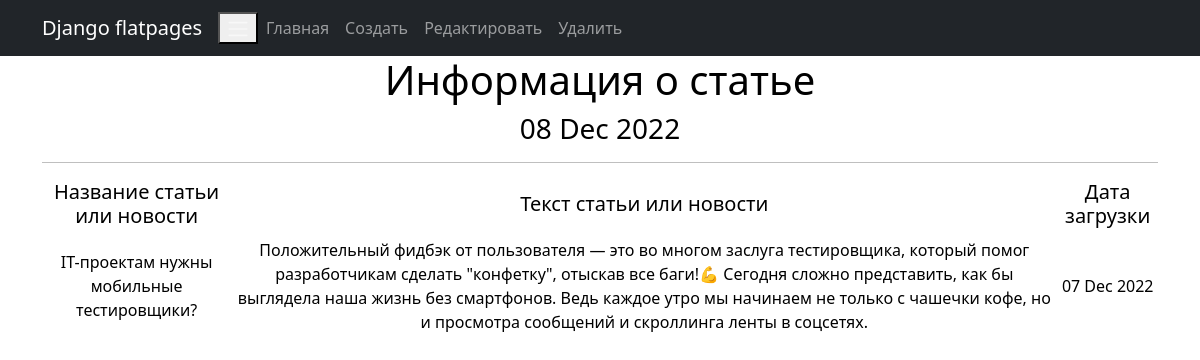
Page /news/4 on the committed database.
### news/models.py (models this page shows, shortened)
class Post(models.Model):
    author = models.ForeignKey(Author, on_delete=models.CASCADE)
    NEWS = 'NW'
    ARTICLE = 'AR'
    CATEGORY_CHOICES = (
        (NEWS, 'НОВОСТЬ'),
        (ARTICLE, 'СТАТЬЯ')
    )
    categoryType = models.CharField(max_length=2, choices=CATEGORY_CHOICES, default=ARTICLE)
    dateCreation = models.DateTimeField(auto_now_add=True)
    postCategory = models.ManyToManyField(Category, through='PostCategory')
    title = models.CharField(max_length=128)
    text = models.TextField()
    rating = models.SmallIntegerField(default=0)

### news/views.py (the view)
# urls.py: path('<int:pk>', PostDetail.as_view(), name='post_detail'),
class PostDetail(DetailView):
    model = Post
    template_name = 'post_1.html'
    context_object_name = 'post'
    def get_context_data(self, **kwargs):
        context = super().get_context_data(**kwargs)
        context['time_now'] = datetime.utcnow()
        return context

### news/templatetags/custom_filters.py (called while the page is built)
@register.filter()
def censor(value):
    bad_words = ['прикольный', 'клевый', 'крутой']
    if not isinstance(value, str):
        raise TypeError(f"unresolved type '{type(value)}' expected  type 'str'")
    for word in value.split():
        if word.lower() in bad_words:
            value = value.replace(word, f"{word[0]}{'*' * (len(word) - 1)}")
    return value

### templates/post_1.html (shortened to what this page needs)
{% extends 'flatpages/default.html' %}
{% load custom_filters %}
{% block content %}
  <h1>Информация о статье</h1>
   <h3>{{ time_now|date:'d M Y' }}</h3>
<hr>
<table>
           <tr>
               <td><h5>Название статьи или новости</h5></td>
               <td><h5>Текст статьи или новости</h5></td>
               <td><h5>Дата загрузки</h5></td>
           <tr>
               <td>{{ post.title|censor }}</td>
               <td>{{ post.text |censor }}</td>
               <td>{{ post.dateCreation|date:'d M Y ' }}</td>
</table>
{% endblock content %}

### rows in the picture
Post: title|censor "IT-проектам нужны мобильные тестировщики?", text|censor "Положительный фидбэк от пользователя — это во многом заслуга тестировщика, который помог разработчикам сделать \"конфетку\", отыскав все баги!💪 Сегодня сложно представить, как бы выглядела наша жизнь без смартфонов. Ведь каждое утро мы начинаем не только с чашечки кофе, но и просмотра сообщений и скроллинга ленты в соцсетях.", dateCreation "07 Dec 2022"

### other values in the picture
{{ time_now|date:'d M Y' }} "08 Dec 2022"
